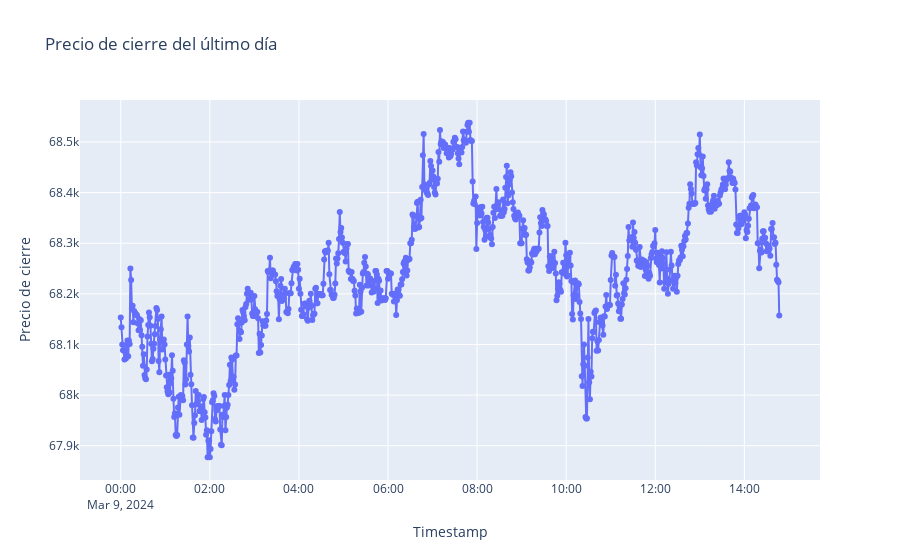

Notebook source saved alongside this figure:
### Code cell
# Filtra el DataFrame para obtener solo los datos del último día
ultimo_dia = df[df['timestamp'].dt.date == df['timestamp'].max().date()]

# Crea la figura de Plotly
fig = go.Figure()

# Añade la línea al gráfico
fig.add_trace(go.Scatter(x=ultimo_dia['timestamp'], y=ultimo_dia['close'], mode='lines+markers', name='Precio de cierre'))

# Configura el diseño del gráfico
fig.update_layout(title='Precio de cierre del último día',
                  xaxis_title='Timestamp',
                  yaxis_title='Precio de cierre')

# Añade la funcionalidad de mostrar información al pasar el cursor
fig.update_layout(hovermode='x unified')

# Muestra el gráfico
fig.show()

### Figure 1 — Plotly figure (JSON) as saved in the notebook; plotly's stock layout.template omitted (floating-point values rounded to 4 significant figures; data arrays with more than 128 entries replaced by an {"elided": "..."} marker saying what was removed)
{"data": [{"mode": "lines+markers", "name": "Precio de cierre", "type": "scatter", "x": {"elided": "888 str values"}, "y": {"elided": "888 float values"}}], "layout": {"hovermode": "x unified", "title": {"text": "Precio de cierre del último día"}, "xaxis": {"title": {"text": "Timestamp"}}, "yaxis": {"title": {"text": "Precio de cierre"}}}}
